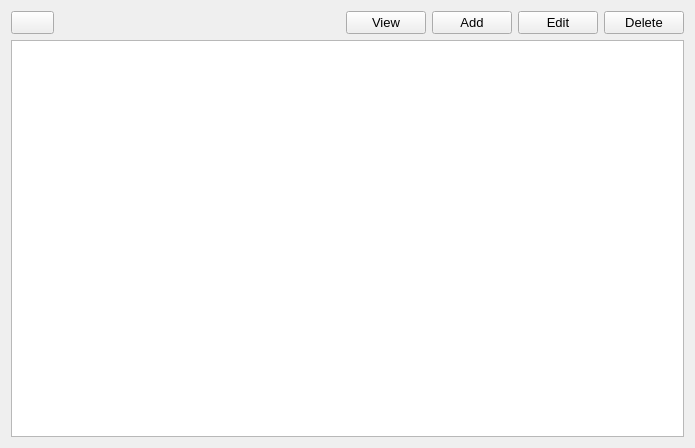
<?xml version="1.0" encoding="UTF-8"?>
<ui version="4.0">
 <class>PageTeachersForm</class>
 <widget class="QWidget" name="PageTeachersForm">
  <property name="geometry">
   <rect>
    <x>0</x>
    <y>0</y>
    <width>695</width>
    <height>448</height>
   </rect>
  </property>
  <property name="font">
   <font>
    <pointsize>10</pointsize>
   </font>
  </property>
  <property name="windowTitle">
   <string/>
  </property>
  <layout class="QVBoxLayout" name="verticalLayout">
   <item>
    <layout class="QHBoxLayout" name="horizontalLayout">
     <item>
      <widget class="QPushButton" name="btnRefresh">
       <property name="toolTip">
        <string>Refresh Teachers Table</string>
       </property>
       <property name="text">
        <string/>
       </property>
       <property name="icon">
        <iconset resource="resources.qrc">
         <normaloff>:/images/refresh.png</normaloff>:/images/refresh.png</iconset>
       </property>
      </widget>
     </item>
     <item>
      <spacer name="horizontalSpacer">
       <property name="orientation">
        <enum>Qt::Horizontal</enum>
       </property>
       <property name="sizeHint" stdset="0">
        <size>
         <width>358</width>
         <height>20</height>
        </size>
       </property>
      </spacer>
     </item>
     <item>
      <widget class="QPushButton" name="btnViewTeacher">
       <property name="text">
        <string>View</string>
       </property>
      </widget>
     </item>
     <item>
      <widget class="QPushButton" name="btnAdd">
       <property name="toolTip">
        <string>Add a new Teacher</string>
       </property>
       <property name="text">
        <string>Add</string>
       </property>
      </widget>
     </item>
     <item>
      <widget class="QPushButton" name="btnEdit">
       <property name="toolTip">
        <string>View / Edit a Teacher</string>
       </property>
       <property name="text">
        <string>Edit</string>
       </property>
      </widget>
     </item>
     <item>
      <widget class="QPushButton" name="btnDelete">
       <property name="toolTip">
        <string>Permanently delete a Teacher</string>
       </property>
       <property name="text">
        <string>Delete</string>
       </property>
      </widget>
     </item>
    </layout>
   </item>
   <item>
    <widget class="QTableView" name="tvTeachers">
     <property name="font">
      <font>
       <pointsize>11</pointsize>
      </font>
     </property>
     <property name="editTriggers">
      <set>QAbstractItemView::NoEditTriggers</set>
     </property>
     <property name="alternatingRowColors">
      <bool>true</bool>
     </property>
     <property name="sortingEnabled">
      <bool>true</bool>
     </property>
     <property name="cornerButtonEnabled">
      <bool>false</bool>
     </property>
    </widget>
   </item>
  </layout>
 </widget>
 <resources>
  <include location="resources.qrc"/>
 </resources>
 <connections/>
</ui>
